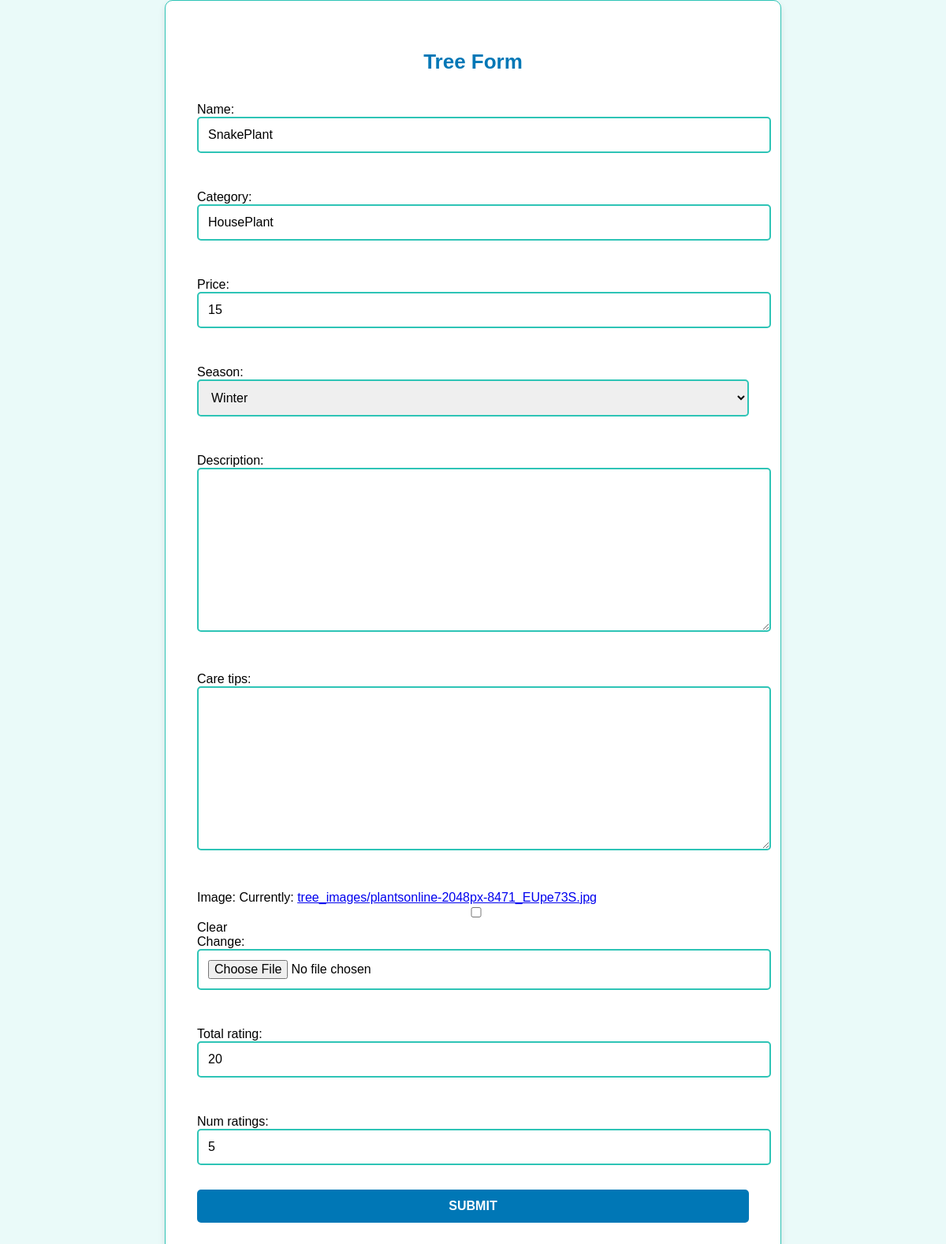
/trees/update-tree/1, run on the app's committed database.
### trees/models.py (models this page shows, shortened)
class Tree(models.Model):
    SEASON_CHOICES = [
        ('summer', 'Summer'),
        ('winter', 'Winter'),
        ('spring', 'Spring'),
        ('autumn', 'Autumn'),
        ('other', 'Other'),
    ]
    name = models.CharField(max_length=100)
    category = models.CharField(max_length=100)
    price = models.IntegerField(default=0)
    season = models.CharField(max_length=20, choices=SEASON_CHOICES, default='other')
    description = models.TextField(blank=True, null=True)  # Optional description field
    care_tips = models.TextField(blank=True, null=True)  # Optional care tips field
    image = models.ImageField(upload_to='tree_images/', null=True, blank=True)
    total_rating = models.IntegerField(default=0)  # Field to store total rating points
    num_ratings = models.PositiveIntegerField(default=0)

### trees/views.py (the view)
# urls.py: path('update-tree/<int:t_id>', views.update_tree, name='update-tree'),
def update_tree(request, t_id):
    tree_instance = get_object_or_404(Tree, pk=t_id)  # Handle 404 if tree not found
    if request.method == "POST":
        form = TreeForm(request.POST, request.FILES, instance=tree_instance)
        if form.is_valid():
            form.save()
            return redirect('tree_list')
        else:
            print("Form Errors:", form.errors)
    else:
        form = TreeForm(instance=tree_instance)
    return render(request, 'treeform.html', {'form': form})

### trees/forms.py
class TreeForm(forms.ModelForm):
    class Meta:
        model = Tree
        fields = '__all__'

### templates/treeform.html (shortened to what this page needs)
<!DOCTYPE html>
<html lang="en">
<head>
</head>
<body>
    <div class="form-container">
        <h2 class="form-title">Tree Form</h2>
        <form method="post" enctype="multipart/form-data">
            {{ form.as_p }}
            <button type="submit" class="btn-submit">Submit</button>
        </form>
    </div>
</body>
</html>

### templates/treeform.html (style rules this page uses)
body { background-color: #eafaf9; font-family: 'Arial', sans-serif; margin: 0; padding: 0; display: flex; justify-content: center; align-items: center; min-height: 100vh; }
.form-container { width: 100%; max-width: 700px; background-color: #ffffff; border-radius: 10px; padding: 40px; box-shadow: 0px 4px 8px rgba(0, 0, 0, 0.1); border: 1px solid #2ec4b6; }
.form-title { text-align: center; font-size: 26px; color: #0077b6; font-weight: bold; margin-bottom: 20px; }
form { display: flex; flex-direction: column; gap: 15px; }
input, textarea, select { width: 100%; padding: 12px; font-size: 16px; border: 2px solid #2ec4b6; border-radius: 5px; transition: border-color 0.3s ease, box-shadow 0.3s ease; }
.btn-submit { background-color: #0077b6; color: #ffffff; font-size: 16px; font-weight: bold; border: none; padding: 12px 20px; border-radius: 5px; cursor: pointer; text-transform: uppercase; transition: background-color 0.3s ease, transform 0.2s ease; }

### data on the page
Tree: name "SnakePlant", category "HousePlant", price "15", season "Winter", total_rating "20", num_ratings "5"
